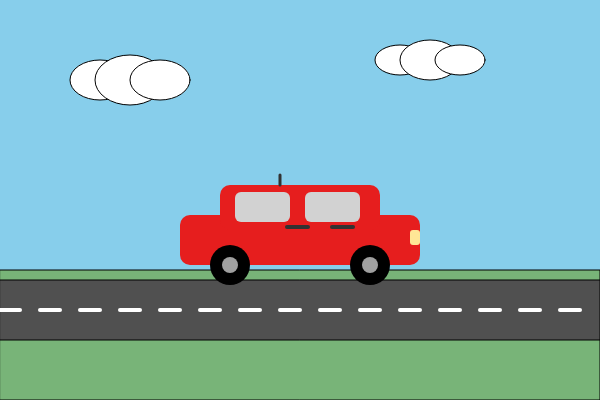
Frame 1 (no input)
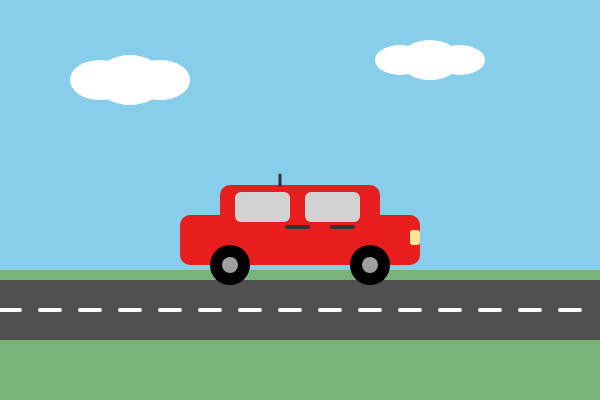
Frame 60 (no input)
Frame 120 (the mouse pressed at the canvas centre since frame 60): identical to frame 60, image omitted

The p5.js sketch that drew these frames (run headless with seeded random() and noise() and a simulated clock; from frame 60 on, the mouse is pressed at the canvas centre):

// p5.js sketch
// ── sketch.js
function setup() {
  createCanvas(600, 400);
}

function draw() {
  background(135, 206, 235); // sky

  // clouds
  fill(255);
  ellipse(100, 80, 60, 40);
  ellipse(130, 80, 70, 50);
  ellipse(160, 80, 60, 40);

  ellipse(400, 60, 50, 30);
  ellipse(430, 60, 60, 40);
  ellipse(460, 60, 50, 30);

  // ground / grass
  fill(120, 180, 120);
  rect(0, 270, width, 130);

  // road
  fill(80);
  rect(0, 280, width, 60); // main road
  // road lanes
  stroke(255);
  strokeWeight(4);
  for (let i = 0; i < width; i += 40) {
    line(i, 310, i + 20, 310); // dashed center line
  }
  noStroke();

  // car body
  fill(230, 30, 30);
  rect(180, 215, 240, 50, 10);

  // car top
  rect(220, 185, 160, 45, 10);

  // windows
  fill(210);
  rect(235, 192, 55, 30, 6);
  rect(305, 192, 55, 30, 6);

  // door handles
  fill(50);
  rect(285, 225, 25, 4, 2); // front door handle
  rect(330, 225, 25, 4, 2); // back door handle

  // roof handle / antenna
  stroke(50);
  strokeWeight(3);
  line(280, 185, 280, 175);
  noStroke();

  // wheels
  fill(0);
  ellipse(230, 265, 40);
  ellipse(370, 265, 40);

  // wheel centers
  fill(160);
  ellipse(230, 265, 16);
  ellipse(370, 265, 16);

  // headlights
  fill(255, 230, 150);
  rect(410, 230, 10, 15, 3);
}
